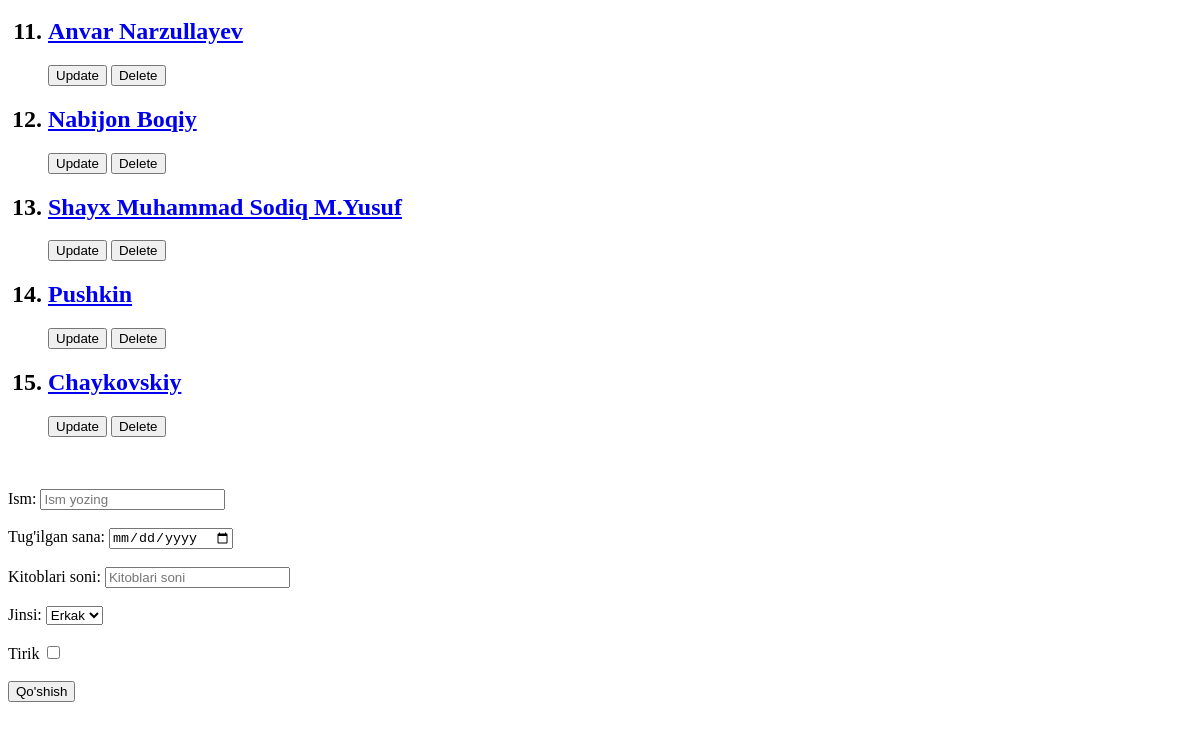
/author/ (lower part), run on an earlier commit of the app's database.
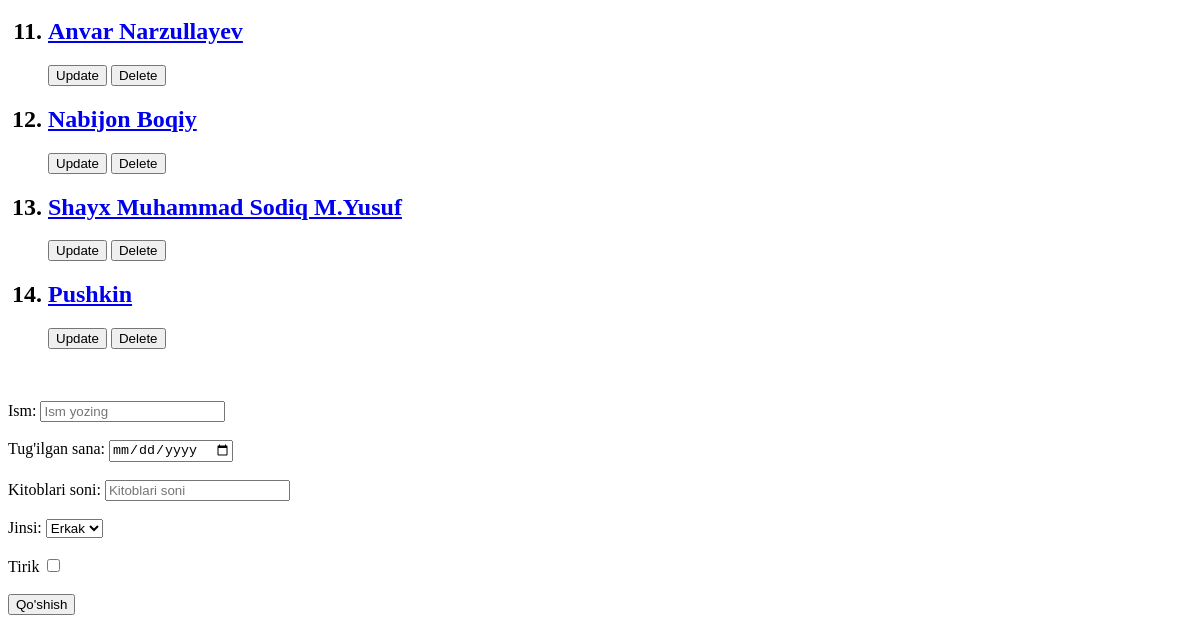
And on a later commit of the database.
### asosiy/models.py (models this page shows, shortened)
class Muallif(models.Model):
    ism = models.CharField(max_length=30)
    jins = models.CharField(max_length=10, choices=(("Erkak", "Erkak"), ("Ayol", "Ayol")))
    kitoblar_soni = models.PositiveSmallIntegerField()
    tugilgan_yil = models.DateField(blank=True, null=True)
    tirik = models.BooleanField(default=False)

### asosiy/views.py (the view)
# urls.py: path('author/', h_mualliflar),
def h_mualliflar(request):
    if request.method == "POST":
        forma = MuallifForm(request.POST)
        if forma.is_valid():
            forma.save()
    soz = request.GET.get("qidirish_sozi")
    natija = Muallif.objects.all()
    if soz:
        natija = natija.filter(ism__contains=soz)
    data = {
        "author" : natija,
        "forma" : MuallifForm()
    }
    return render(request, 'Mualliflar.html', data)

### asosiy/forms.py
class MuallifForm(forms.ModelForm):
    class Meta:
        model = Muallif
        fields = "__all__"  # ["ism", "kitoblar_soni", "tirik"]

### templates/Mualliflar.html (shortened to what this page needs)
<!DOCTYPE html>
<html lang="en">
<head>
</head>
<body>
<br>
<br>
<br>
<br>
<ol>
    {% for i in author %}
   <h2> <li><a href="/muallif/{{i.id}}/">{{i.ism}}</a></li> </h2>
    <a href="/muallif_edit/{{i.id}}/"><button>Update</button></a>
    <a href="/author_delete/{{i.id}}/"><button>Delete</button></a>
    {% endfor %}
</ol>
<br>
    <br>
    <form method="post">{% csrf_token %}
        <label>Ism:</label>
        <input type="text" placeholder="Ism yozing" name="ismi">
         <br>
        <br>
        <label>Tug'ilgan sana:</label>
        <input type="date" name="t_y">
         <br>
        <br>
        <label>Kitoblari soni:</label>
        <input type="number" placeholder="Kitoblari soni" name="k_s">
         <br>
        <br>
        <label>Jinsi:</label>
        <select name="jinsi">
            <option value="Erkak">Erkak</option>
        </select>
        <br>
        <br>
        <label>Tirik</label>
        <input type="checkbox" name="t">
         <br>
        <br>
        <button>Qo'shish</button>
        <br>
     <br>
    <br>
</body>
</html>

What changed in the data, as far as the page shows it:
removed Muallif: ism "Chaykovskiy"
